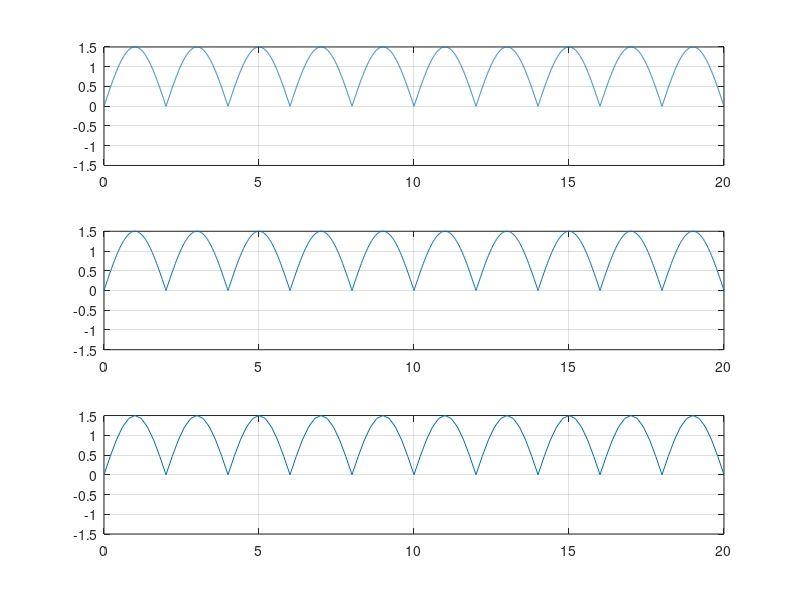

Write the MATLAB code that produced this figure.
%5)Sinusoidal dubla alternanta
%2ms
F=1/4;
t1=0:0.002:20;
s1=sin(2*pi*F*t1)*1.5;
for i=1:1:length(s1)
        if s1(i:i)<0
            s1(i:i)=abs(s1(i:i));
        end
    
end

subplot(3,1,1)
plot(t1,s1)
grid
axis([0 20 -1.5 1.5])

%20ms
F=1/4;
t2=0:0.02:20;
s2=sin(2*pi*F*t2)*1.5;
for i=1:1:length(s2)
        if s2(i:i)<0
            s2(i:i)=abs(s2(i:i));
        end
    
end

subplot(3,1,2)
plot(t2,s2)
grid
axis([0 20 -1.5 1.5])

%200ms
F=1/4;
t3=0:0.2:20;
s3=sin(2*pi*F*t3)*1.5;
for i=1:1:length(s3)
        if s3(i:i)<0
            s3(i:i)=abs(s3(i:i));
        end
    
end

subplot(3,1,3)
plot(t3,s3)
grid
axis([0 20 -1.5 1.5])


